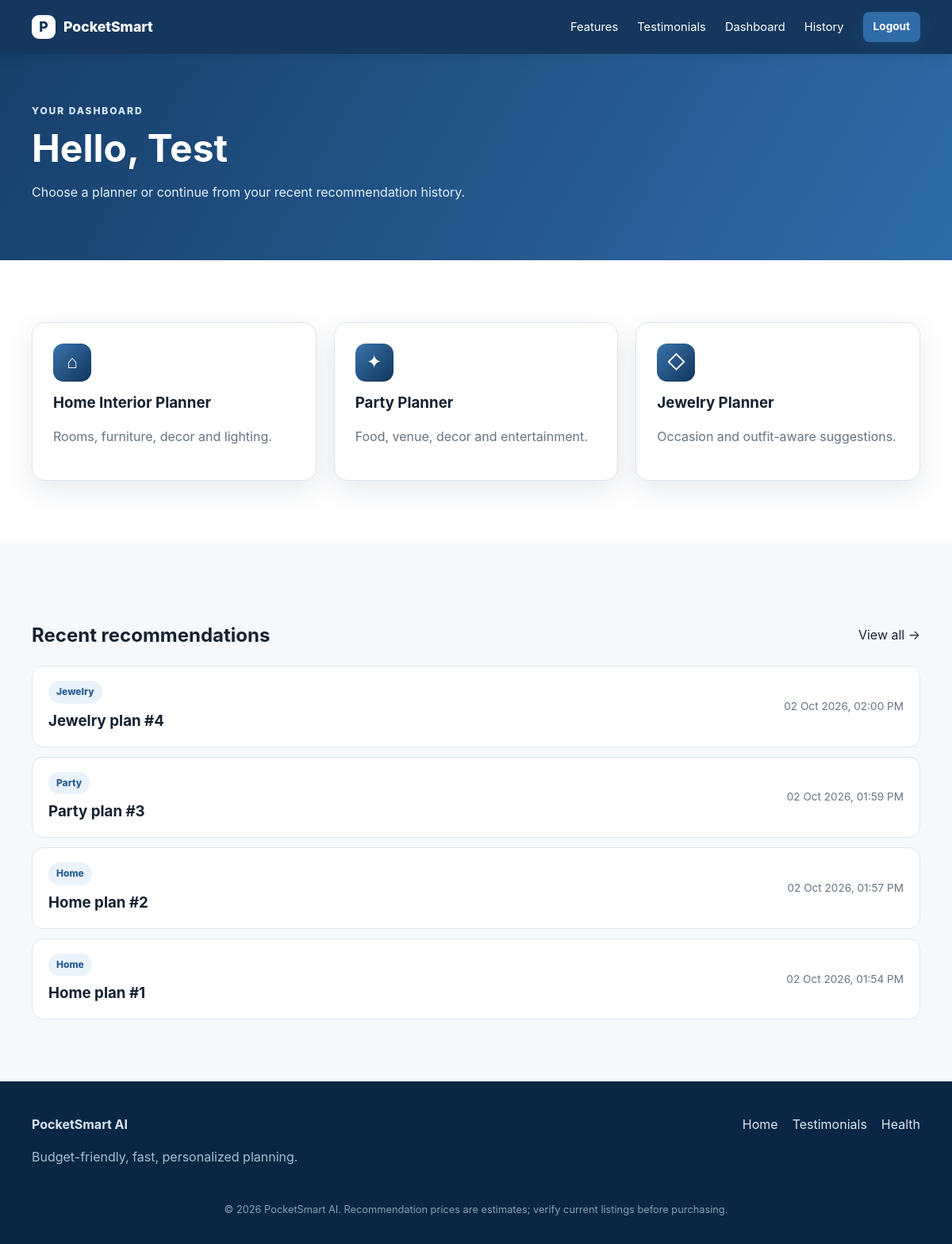
The app's page /dashboard (signed in) with its own data.
### app/models.py (models this page shows)
class User(Base):
    __tablename__ = "users"
    id: Mapped[int] = mapped_column(Integer, primary_key=True, index=True)
    name: Mapped[str] = mapped_column(String(100), nullable=False)
    email: Mapped[str] = mapped_column(String(255), unique=True, index=True, nullable=False)
    password_hash: Mapped[str] = mapped_column(String(512), nullable=False)
    created_at: Mapped[datetime] = mapped_column(DateTime(timezone=True), default=utcnow)
    recommendations: Mapped[list["Recommendation"]] = relationship(
        back_populates="user", cascade="all, delete-orphan"
    )

class Recommendation(Base):
    __tablename__ = "recommendations"
    id: Mapped[int] = mapped_column(Integer, primary_key=True, index=True)
    user_id: Mapped[int] = mapped_column(ForeignKey("users.id"), index=True, nullable=False)
    category: Mapped[str] = mapped_column(String(50), index=True, nullable=False)
    input_json: Mapped[str] = mapped_column(Text, nullable=False)
    result_json: Mapped[str] = mapped_column(Text, nullable=False)
    created_at: Mapped[datetime] = mapped_column(DateTime(timezone=True), default=utcnow)
    user: Mapped[User] = relationship(back_populates="recommendations")

### app/routes.py (the view)
@router.get("/dashboard", response_class=HTMLResponse)
def dashboard(request: Request, db: Session = Depends(get_db)):
    user = get_session_user(request, db)
    if not user:
        return RedirectResponse("/login", status_code=303)
    recent = db.scalars(select(Recommendation).where(Recommendation.user_id == user.id).order_by(desc(Recommendation.created_at)).limit(5)).all()
    return templates.TemplateResponse(request=request, name="dashboard.html", context=context(request, db, recent=recent))

### templates/dashboard.html (shortened to what this page needs)
{% extends "base.html" %}
{% block content %}
<section class="page-hero"><div class="shell"><span class="eyebrow">YOUR DASHBOARD</span><h1>Hello, {{ user.name }}</h1><p>Choose a planner or continue from your recent recommendation history.</p></div></section>
<section class="section shell"><div class="card-grid three"><a class="planner-card" href="/planner/home"><div class="icon">⌂</div><h3>Home Interior Planner</h3><p>Rooms, furniture, decor and lighting.</p></a><a class="planner-card" href="/planner/party"><div class="icon">✦</div><h3>Party Planner</h3><p>Food, venue, decor and entertainment.</p></a><a class="planner-card" href="/planner/jewelry"><div class="icon">◇</div><h3>Jewelry Planner</h3><p>Occasion and outfit-aware suggestions.</p></a></div></section>
<section class="section soft"><div class="shell"><div class="section-row"><h2>Recent recommendations</h2><a href="/history">View all →</a></div>{% if recent %}<div class="history-list">{% for item in recent %}<a class="history-item" href="/recommendations-details/{{ item.id }}"><div><span class="badge">{{ item.category }}</span><h3>{{ item.category }} plan #{{ item.id }}</h3></div><time>{{ item.created_at.strftime('%d %b %Y, %I:%M %p') }}</time></a>{% endfor %}</div>{% else %}<div class="empty">No plans yet. Choose a planner above to create your first recommendation.</div>{% endif %}</div></section>
{% endblock %}

### static/css/styles.css (style rules this page uses)
:root { --navy:#0e3158;--blue:#22588e;--sky:#edf5fc;--ink:#152231;--muted:#657382;--line:#dce5ee;--white:#fff;--shadow:0 12px 34px rgba(15,49,88,.10) }
* { box-sizing:border-box }
html { scroll-behavior:smooth }
body { margin:0;font-family:Inter,ui-sans-serif,system-ui,-apple-system,BlinkMacSystemFont,"Segoe UI",sans-serif;color:var(--ink);background:#fff;line-height:1.55 }
a { color:inherit;text-decoration:none }
.shell { width:min(1120px,calc(100% - 32px));margin:auto }
.eyebrow { display:inline-block;font-size:.75rem;font-weight:800;letter-spacing:.16em;margin-bottom:12px;color:#d9ebff }
.hero h1,.page-hero h1 { font-size:clamp(2.3rem,5vw,4.5rem);line-height:1.04;margin:0 0 18px }
.section { padding:78px 0 }
.soft { background:#f6f9fc }
.card-grid { display:grid;gap:22px }
.card-grid.three { grid-template-columns:repeat(3,1fr) }
.feature-card,.planner-card,.quote-card,.result-card { border:1px solid var(--line);border-radius:16px;background:#fff;padding:26px;box-shadow:var(--shadow) }
.feature-card h3,.planner-card h3,.result-card h3 { margin:12px 0 8px }
.feature-card p,.planner-card p,.result-card p { color:var(--muted) }
.icon { width:48px;height:48px;display:grid;place-items:center;border-radius:13px;background:linear-gradient(135deg,#3b73ad,#10355c);color:#fff;font-size:1.45rem }
.page-hero { background:linear-gradient(120deg,#173f6a,#2f6ca8);color:#fff;padding:58px 0 }
.page-hero h1 { font-size:clamp(2rem,4vw,3.4rem) }
.page-hero p { max-width:760px;color:#e4eff9 }
.source-chip,.badge,.platform { display:inline-block;border-radius:999px;padding:5px 10px;font-size:.75rem;font-weight:800 }
.badge { background:#eaf3fb;color:#255d92 }
.result-top,.price-row,.section-row { display:flex;align-items:center;justify-content:space-between;gap:12px }
.history-list { display:grid;gap:12px }
.history-item { display:flex;justify-content:space-between;align-items:center;gap:20px;border:1px solid var(--line);border-radius:14px;padding:18px 20px;background:#fff }
.history-item h3 { margin:7px 0 0 }
.history-item time { color:var(--muted);font-size:.85rem }

### records on screen
User: name "Test"
Recommendation: category "Jewelry", id "4", created_at "02 Oct 2026, 02:00 PM"
Recommendation: category "Party", id "3", created_at "02 Oct 2026, 01:59 PM"
Recommendation: category "Home", id "2", created_at "02 Oct 2026, 01:57 PM"
Recommendation: category "Home", id "1", created_at "02 Oct 2026, 01:54 PM"
